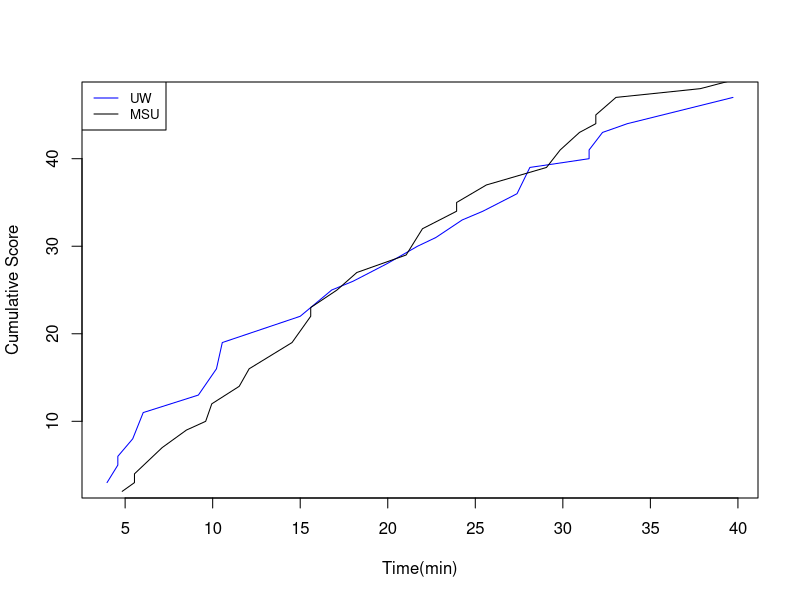

Recreate this plot in R. (Note: a time limit stopped this script after it produced the figure.)
# Set working directory
setwd("/Users/platina/Desktop/BioComp_Tutorial10")

# Exercise 1: plotting UW vs. MSU game

# Load data
scores <- read.table("UWvMSU_1-22-13.txt", header=TRUE, stringsAsFactors = FALSE)

# Subsetting scores by team
UW_scores <- scores[which(scores$team == "UW"),]
MSU_scores <- scores[which(scores$team == "MSU"),]

# Generate a cumulative score dataframe
UW_cum_score <- data.frame(time = UW_scores$time, cum_score = cumsum(UW_scores$score))
MSU_cum_score <- data.frame(time = MSU_scores$time, cum_score = cumsum(MSU_scores$score))

# Plotting
plot(UW_cum_score$time, UW_cum_score$cum_score, type = "l", xlab = "Time(min)", ylab = "Cumulative Score", col = "blue")
lines(MSU_cum_score$time, MSU_cum_score$cum_score, col = "black")
legend("topleft", legend = c("UW", "MSU"), col = c("blue", "black"), lty = 1, cex = 0.8)

# Exercise 2: guess my number
guess_my_number <- function(guess=0){
  # create a vector of the numbers from 1 to 100 and randomly choose a number
  num_range <- c(1:100)
  number <- sample(num_range, 1)
  is_correct = FALSE
  print("I'm thinking of a number 1-100...")
  # Prompt the user to enter a number
  guess <- readline(prompt = "Guess: ")
  # Game loop
  while(!is_correct){
    # Check if the guess matches the answer
    if(guess < number){
      print("Higher")
      guess <- readline(prompt = "Guess: ")
    } else if(guess > number){
      print("Lower")
      guess <- readline(prompt = "Guess: ")
    } else{
      print("Correct!")
      is_correct = TRUE
    }
  }
}

# Test function:
guess_my_number()
